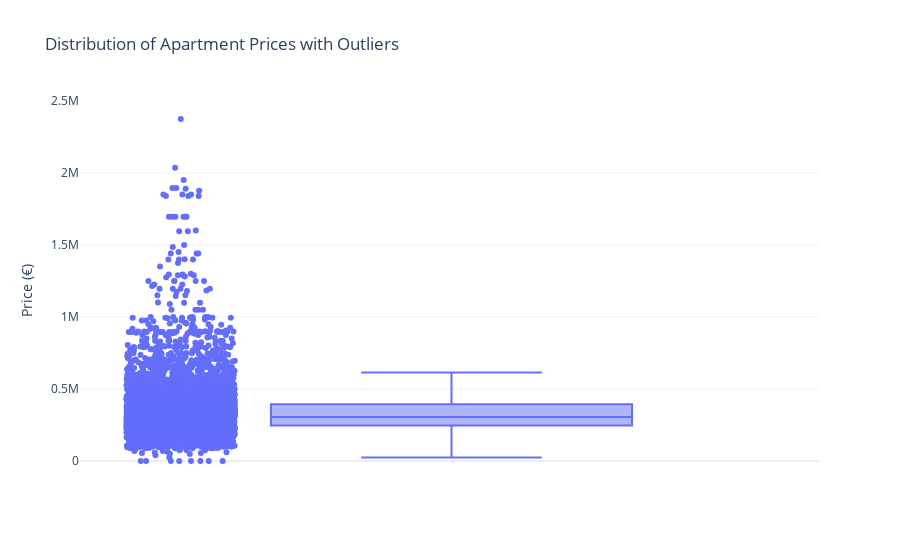

Notebook code for this chart:
### Markdown cell above
## Price Distribution:

### Code cell
import plotly.express as px

fig = px.box(
    apartments,
    y="Price",
    points="all",   # show all points
    title="Distribution of Apartment Prices with Outliers",
    labels={"Price": "Price (€)"},
    template="plotly_white"
)

fig.show()

### Figure 1 — Plotly figure (JSON) as saved in the notebook; plotly's stock layout.template omitted (floating-point values rounded to 4 significant figures; data arrays with more than 128 entries replaced by an {"elided": "..."} marker saying what was removed)
{"data": [{"alignmentgroup": "True", "boxpoints": "all", "hovertemplate": "Price (€)=%{y}<extra></extra>", "legendgroup": "", "marker": {"color": "#636efa"}, "name": "", "notched": false, "offsetgroup": "", "orientation": "v", "showlegend": false, "type": "box", "x0": " ", "xaxis": "x", "y": {"elided": "7396 float values"}, "y0": " ", "yaxis": "y"}], "layout": {"boxmode": "group", "legend": {"tracegroupgap": 0}, "title": {"text": "Distribution of Apartment Prices with Outliers"}, "xaxis": {"anchor": "y", "domain": [0, 1]}, "yaxis": {"anchor": "x", "domain": [0, 1], "title": {"text": "Price (€)"}}}}
